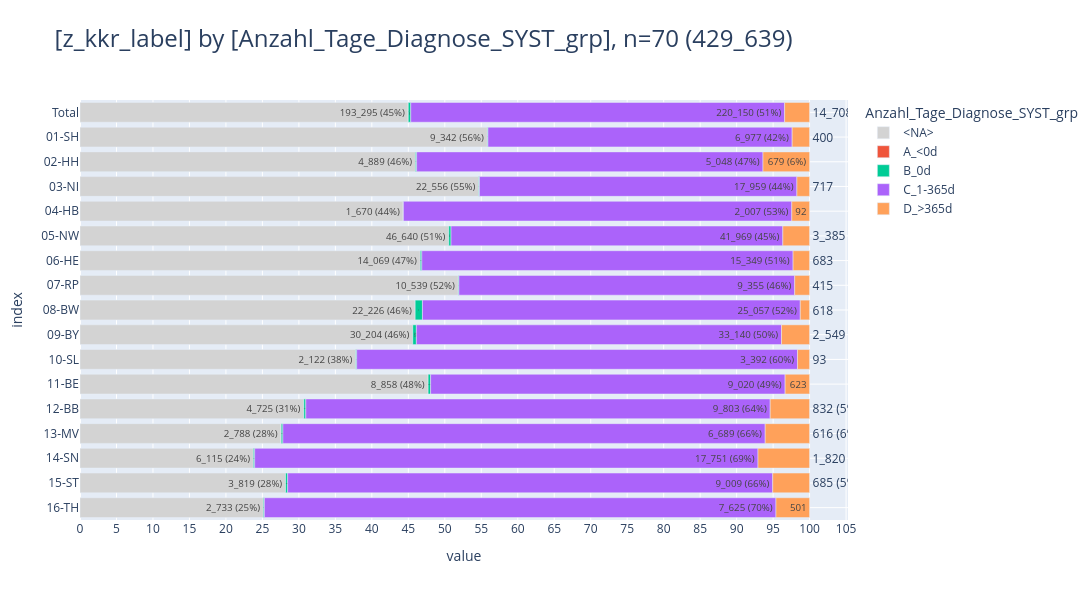

Notebook code cell kept with this figure:
### Code cell
# # ! important: only join SYST x TUM, no OP
_df = (t_syst
    # * join all (filtered) tums
    .join(t_tum, "z_tum_id", "right")
    .project("""--sql
        z_kkr_label,
        case 
            when Anzahl_Tage_Diagnose_SYST is null then '<NA>'
            when Anzahl_Tage_Diagnose_SYST < 0 then 'A_<0d'
            when Anzahl_Tage_Diagnose_SYST = 0 then 'B_0d'
            when Anzahl_Tage_Diagnose_SYST < 365 then 'C_1-365d'
            else 'D_>365d' end as Anzahl_Tage_Diagnose_SYST_grp
        """)
    .to_df()
)
_=pls.plot_stacked_bars(_df, relative=True, height=600, show_total=True, orientation='h', show_pct_bar=True,)

### Figure 1 — Plotly figure (JSON) as saved in the notebook; plotly's stock layout.template omitted (floating-point values rounded to 4 significant figures)
{"data": [{"hovertemplate": "col=<NA><br>value=%{x}<br>index=%{y}<br>cnt_pct_bar_str=%{text}<extra></extra>", "legendgroup": "<NA>", "marker": {"color": "lightgray", "pattern": {"shape": ""}}, "name": "<NA>", "orientation": "h", "showlegend": true, "text": ["193_295 (45%)", "9_342 (56%)", "4_889 (46%)", "22_556 (55%)", "1_670 (44%)", "46_640 (51%)", "14_069 (47%)", "10_539 (52%)", "22_226 (46%)", "30_204 (46%)", "2_122 (38%)", "8_858 (48%)", "4_725 (31%)", "2_788 (28%)", "6_115 (24%)", "3_819 (28%)", "2_733 (25%)"], "textposition": "auto", "type": "bar", "x": [193295, 9342, 4889, 22556, 1670, 46640, 14069, 10539, 22226, 30204, 2122, 8858, 4725, 2788, 6115, 3819, 2733], "xaxis": "x", "y": [" Total", "01-SH", "02-HH", "03-NI", "04-HB", "05-NW", "06-HE", "07-RP", "08-BW", "09-BY", "10-SL", "11-BE", "12-BB", "13-MV", "14-SN", "15-ST", "16-TH"], "yaxis": "y"}, {"hovertemplate": "col=A_<0d<br>value=%{x}<br>index=%{y}<br>cnt_pct_bar_str=%{text}<extra></extra>", "legendgroup": "A_<0d", "marker": {"color": "#EF553B", "pattern": {"shape": ""}}, "name": "A_<0d", "orientation": "h", "showlegend": true, "text": ["3", "3"], "textposition": "auto", "type": "bar", "x": [3, 3], "xaxis": "x", "y": [" Total", "13-MV"], "yaxis": "y"}, {"hovertemplate": "col=B_0d<br>value=%{x}<br>index=%{y}<br>cnt_pct_bar_str=%{text}<extra></extra>", "legendgroup": "B_0d", "marker": {"color": "#00CC96", "pattern": {"shape": ""}}, "name": "B_0d", "orientation": "h", "showlegend": true, "text": ["1_483", "13", "17", "38", "1", "291", "62", "18", "483", "325", "7", "64", "42", "23", "46", "38", "15"], "textposition": "auto", "type": "bar", "x": [1483, 13, 17, 38, 1, 291, 62, 18, 483, 325, 7, 64, 42, 23, 46, 38, 15], "xaxis": "x", "y": [" Total", "01-SH", "02-HH", "03-NI", "04-HB", "05-NW", "06-HE", "07-RP", "08-BW", "09-BY", "10-SL", "11-BE", "12-BB", "13-MV", "14-SN", "15-ST", "16-TH"], "yaxis": "y"}, {"hovertemplate": "col=C_1-365d<br>value=%{x}<br>index=%{y}<br>cnt_pct_bar_str=%{text}<extra></extra>", "legendgroup": "C_1-365d", "marker": {"color": "#AB63FA", "pattern": {"shape": ""}}, "name": "C_1-365d", "orientation": "h", "showlegend": true, "text": ["220_150 (51%)", "6_977 (42%)", "5_048 (47%)", "17_959 (44%)", "2_007 (53%)", "41_969 (45%)", "15_349 (51%)", "9_355 (46%)", "25_057 (52%)", "33_140 (50%)", "3_392 (60%)", "9_020 (49%)", "9_803 (64%)", "6_689 (66%)", "17_751 (69%)", "9_009 (66%)", "7_625 (70%)"], "textposition": "auto", "type": "bar", "x": [220150, 6977, 5048, 17959, 2007, 41969, 15349, 9355, 25057, 33140, 3392, 9020, 9803, 6689, 17751, 9009, 7625], "xaxis": "x", "y": [" Total", "01-SH", "02-HH", "03-NI", "04-HB", "05-NW", "06-HE", "07-RP", "08-BW", "09-BY", "10-SL", "11-BE", "12-BB", "13-MV", "14-SN", "15-ST", "16-TH"], "yaxis": "y"}, {"hovertemplate": "col=D_>365d<br>value=%{x}<br>index=%{y}<br>cnt_pct_bar_str=%{text}<extra></extra>", "legendgroup": "D_>365d", "marker": {"color": "#FFA15A", "pattern": {"shape": ""}}, "name": "D_>365d", "orientation": "h", "showlegend": true, "text": ["14_708", "400", "679 (6%)", "717", "92", "3_385", "683", "415", "618", "2_549", "93", "623", "832 (5%)", "616 (6%)", "1_820 (7%)", "685 (5%)", "501"], "textposition": "auto", "type": "bar", "x": [14708, 400, 679, 717, 92, 3385, 683, 415, 618, 2549, 93, 623, 832, 616, 1820, 685, 501], "xaxis": "x", "y": [" Total", "01-SH", "02-HH", "03-NI", "04-HB", "05-NW", "06-HE", "07-RP", "08-BW", "09-BY", "10-SL", "11-BE", "12-BB", "13-MV", "14-SN", "15-ST", "16-TH"], "yaxis": "y"}], "layout": {"barmode": "relative", "barnorm": "percent", "height": 600, "legend": {"title": {"text": "Anzahl_Tage_Diagnose_SYST_grp"}, "tracegroupgap": 0, "traceorder": "normal"}, "title": {"font": {"size": 24}, "text": "[z_kkr_label] by [Anzahl_Tage_Diagnose_SYST_grp], n=70 (429_639)", "xanchor": "left", "y": 0.95, "yanchor": "top"}, "width": 2000, "xaxis": {"anchor": "y", "domain": [0, 1], "dtick": 5, "gridwidth": 1, "showgrid": true, "title": {"text": "value"}}, "yaxis": {"anchor": "x", "categoryarray": ["16-TH", "15-ST", "14-SN", "13-MV", "12-BB", "11-BE", "10-SL", "09-BY", "08-BW", "07-RP", "06-HE", "05-NW", "04-HB", "03-NI", "02-HH", "01-SH", " Total"], "categoryorder": "array", "domain": [0, 1], "gridwidth": 1, "showgrid": true, "title": {"text": "index"}}}}
